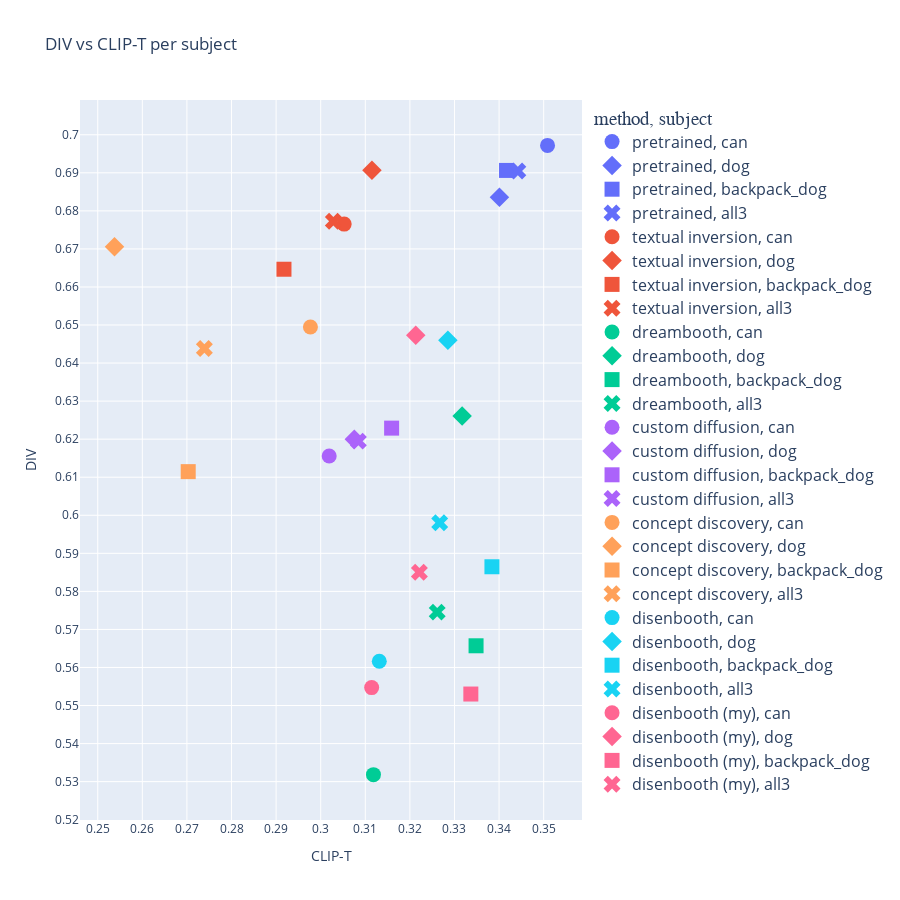

The notebook cell saved with this chart:
### Code cell
import plotly.express as px
import plotly.io as pio
from matplotlib import pyplot as plt
from matplotlib.pyplot import figure

figure(figsize=(4, 4), dpi=80)

dfc = df2[df2['name'] != 'real images']
fig = px.scatter(dfc, color='name', y='DIV', x='CLIP-T', symbol='subject', title="DIV vs CLIP-T per subject ",
                 labels={
                     "DIV": "DIV",
                     "CLIP-T": "CLIP-T",
                     "name": "method"
                 }, 
#                 error_y='error DIV', 
#                 error_x='error CLIP-T',
                    width=900, height=900
)
fig.update_layout(showlegend=True, legend=dict(
    title_font_family='Courier New',
    font=dict(
        size=16
    )
))
fig.update_traces(marker=dict(size=15))

fig.update_yaxes(nticks=20)
fig.update_xaxes(nticks=20)

fig.show()

### Figure 1 — Plotly figure (JSON) as saved in the notebook; plotly's stock layout.template omitted (floating-point values rounded to 4 significant figures)
{"data": [{"hovertemplate": "method=pretrained<br>subject=can<br>CLIP-T=%{x}<br>DIV=%{y}<extra></extra>", "legendgroup": "pretrained, can", "marker": {"color": "#636efa", "size": 15, "symbol": "circle"}, "mode": "markers", "name": "pretrained, can", "orientation": "v", "showlegend": true, "type": "scatter", "x": [0.3509], "xaxis": "x", "y": [0.6972], "yaxis": "y"}, {"hovertemplate": "method=pretrained<br>subject=dog<br>CLIP-T=%{x}<br>DIV=%{y}<extra></extra>", "legendgroup": "pretrained, dog", "marker": {"color": "#636efa", "size": 15, "symbol": "diamond"}, "mode": "markers", "name": "pretrained, dog", "orientation": "v", "showlegend": true, "type": "scatter", "x": [0.3401], "xaxis": "x", "y": [0.6836], "yaxis": "y"}, {"hovertemplate": "method=pretrained<br>subject=backpack_dog<br>CLIP-T=%{x}<br>DIV=%{y}<extra></extra>", "legendgroup": "pretrained, backpack_dog", "marker": {"color": "#636efa", "size": 15, "symbol": "square"}, "mode": "markers", "name": "pretrained, backpack_dog", "orientation": "v", "showlegend": true, "type": "scatter", "x": [0.3417], "xaxis": "x", "y": [0.6906], "yaxis": "y"}, {"hovertemplate": "method=pretrained<br>subject=all3<br>CLIP-T=%{x}<br>DIV=%{y}<extra></extra>", "legendgroup": "pretrained, all3", "marker": {"color": "#636efa", "size": 15, "symbol": "x"}, "mode": "markers", "name": "pretrained, all3", "orientation": "v", "showlegend": true, "type": "scatter", "x": [0.3442], "xaxis": "x", "y": [0.6905], "yaxis": "y"}, {"hovertemplate": "method=textual inversion<br>subject=can<br>CLIP-T=%{x}<br>DIV=%{y}<extra></extra>", "legendgroup": "textual inversion, can", "marker": {"color": "#EF553B", "size": 15, "symbol": "circle"}, "mode": "markers", "name": "textual inversion, can", "orientation": "v", "showlegend": true, "type": "scatter", "x": [0.3053], "xaxis": "x", "y": [0.6765], "yaxis": "y"}, {"hovertemplate": "method=textual inversion<br>subject=dog<br>CLIP-T=%{x}<br>DIV=%{y}<extra></extra>", "legendgroup": "textual inversion, dog", "marker": {"color": "#EF553B", "size": 15, "symbol": "diamond"}, "mode": "markers", "name": "textual inversion, dog", "orientation": "v", "showlegend": true, "type": "scatter", "x": [0.3115], "xaxis": "x", "y": [0.6907], "yaxis": "y"}, {"hovertemplate": "method=textual inversion<br>subject=backpack_dog<br>CLIP-T=%{x}<br>DIV=%{y}<extra></extra>", "legendgroup": "textual inversion, backpack_dog", "marker": {"color": "#EF553B", "size": 15, "symbol": "square"}, "mode": "markers", "name": "textual inversion, backpack_dog", "orientation": "v", "showlegend": true, "type": "scatter", "x": [0.2918], "xaxis": "x", "y": [0.6647], "yaxis": "y"}, {"hovertemplate": "method=textual inversion<br>subject=all3<br>CLIP-T=%{x}<br>DIV=%{y}<extra></extra>", "legendgroup": "textual inversion, all3", "marker": {"color": "#EF553B", "size": 15, "symbol": "x"}, "mode": "markers", "name": "textual inversion, all3", "orientation": "v", "showlegend": true, "type": "scatter", "x": [0.3028], "xaxis": "x", "y": [0.6773], "yaxis": "y"}, {"hovertemplate": "method=dreambooth<br>subject=can<br>CLIP-T=%{x}<br>DIV=%{y}<extra></extra>", "legendgroup": "dreambooth, can", "marker": {"color": "#00cc96", "size": 15, "symbol": "circle"}, "mode": "markers", "name": "dreambooth, can", "orientation": "v", "showlegend": true, "type": "scatter", "x": [0.3118], "xaxis": "x", "y": [0.5318], "yaxis": "y"}, {"hovertemplate": "method=dreambooth<br>subject=dog<br>CLIP-T=%{x}<br>DIV=%{y}<extra></extra>", "legendgroup": "dreambooth, dog", "marker": {"color": "#00cc96", "size": 15, "symbol": "diamond"}, "mode": "markers", "name": "dreambooth, dog", "orientation": "v", "showlegend": true, "type": "scatter", "x": [0.3317], "xaxis": "x", "y": [0.6261], "yaxis": "y"}, {"hovertemplate": "method=dreambooth<br>subject=backpack_dog<br>CLIP-T=%{x}<br>DIV=%{y}<extra></extra>", "legendgroup": "dreambooth, backpack_dog", "marker": {"color": "#00cc96", "size": 15, "symbol": "square"}, "mode": "markers", "name": "dreambooth, backpack_dog", "orientation": "v", "showlegend": true, "type": "scatter", "x": [0.3348], "xaxis": "x", "y": [0.5657], "yaxis": "y"}, {"hovertemplate": "method=dreambooth<br>subject=all3<br>CLIP-T=%{x}<br>DIV=%{y}<extra></extra>", "legendgroup": "dreambooth, all3", "marker": {"color": "#00cc96", "size": 15, "symbol": "x"}, "mode": "markers", "name": "dreambooth, all3", "orientation": "v", "showlegend": true, "type": "scatter", "x": [0.3261], "xaxis": "x", "y": [0.5745], "yaxis": "y"}, {"hovertemplate": "method=custom diffusion<br>subject=can<br>CLIP-T=%{x}<br>DIV=%{y}<extra></extra>", "legendgroup": "custom diffusion, can", "marker": {"color": "#ab63fa", "size": 15, "symbol": "circle"}, "mode": "markers", "name": "custom diffusion, can", "orientation": "v", "showlegend": true, "type": "scatter", "x": [0.3019], "xaxis": "x", "y": [0.6156], "yaxis": "y"}, {"hovertemplate": "method=custom diffusion<br>subject=dog<br>CLIP-T=%{x}<br>DIV=%{y}<extra></extra>", "legendgroup": "custom diffusion, dog", "marker": {"color": "#ab63fa", "size": 15, "symbol": "diamond"}, "mode": "markers", "name": "custom diffusion, dog", "orientation": "v", "showlegend": true, "type": "scatter", "x": [0.3075], "xaxis": "x", "y": [0.62], "yaxis": "y"}, {"hovertemplate": "method=custom diffusion<br>subject=backpack_dog<br>CLIP-T=%{x}<br>DIV=%{y}<extra></extra>", "legendgroup": "custom diffusion, backpack_dog", "marker": {"color": "#ab63fa", "size": 15, "symbol": "square"}, "mode": "markers", "name": "custom diffusion, backpack_dog", "orientation": "v", "showlegend": true, "type": "scatter", "x": [0.3159], "xaxis": "x", "y": [0.6229], "yaxis": "y"}, {"hovertemplate": "method=custom diffusion<br>subject=all3<br>CLIP-T=%{x}<br>DIV=%{y}<extra></extra>", "legendgroup": "custom diffusion, all3", "marker": {"color": "#ab63fa", "size": 15, "symbol": "x"}, "mode": "markers", "name": "custom diffusion, all3", "orientation": "v", "showlegend": true, "type": "scatter", "x": [0.3084], "xaxis": "x", "y": [0.6195], "yaxis": "y"}, {"hovertemplate": "method=concept discovery<br>subject=can<br>CLIP-T=%{x}<br>DIV=%{y}<extra></extra>", "legendgroup": "concept discovery, can", "marker": {"color": "#FFA15A", "size": 15, "symbol": "circle"}, "mode": "markers", "name": "concept discovery, can", "orientation": "v", "showlegend": true, "type": "scatter", "x": [0.2977], "xaxis": "x", "y": [0.6495], "yaxis": "y"}, {"hovertemplate": "method=concept discovery<br>subject=dog<br>CLIP-T=%{x}<br>DIV=%{y}<extra></extra>", "legendgroup": "concept discovery, dog", "marker": {"color": "#FFA15A", "size": 15, "symbol": "diamond"}, "mode": "markers", "name": "concept discovery, dog", "orientation": "v", "showlegend": true, "type": "scatter", "x": [0.2538], "xaxis": "x", "y": [0.6706], "yaxis": "y"}, {"hovertemplate": "method=concept discovery<br>subject=backpack_dog<br>CLIP-T=%{x}<br>DIV=%{y}<extra></extra>", "legendgroup": "concept discovery, backpack_dog", "marker": {"color": "#FFA15A", "size": 15, "symbol": "square"}, "mode": "markers", "name": "concept discovery, backpack_dog", "orientation": "v", "showlegend": true, "type": "scatter", "x": [0.2703], "xaxis": "x", "y": [0.6115], "yaxis": "y"}, {"hovertemplate": "method=concept discovery<br>subject=all3<br>CLIP-T=%{x}<br>DIV=%{y}<extra></extra>", "legendgroup": "concept discovery, all3", "marker": {"color": "#FFA15A", "size": 15, "symbol": "x"}, "mode": "markers", "name": "concept discovery, all3", "orientation": "v", "showlegend": true, "type": "scatter", "x": [0.2739], "xaxis": "x", "y": [0.6438], "yaxis": "y"}, {"hovertemplate": "method=disenbooth<br>subject=can<br>CLIP-T=%{x}<br>DIV=%{y}<extra></extra>", "legendgroup": "disenbooth, can", "marker": {"color": "#19d3f3", "size": 15, "symbol": "circle"}, "mode": "markers", "name": "disenbooth, can", "orientation": "v", "showlegend": true, "type": "scatter", "x": [0.3131], "xaxis": "x", "y": [0.5616], "yaxis": "y"}, {"hovertemplate": "method=disenbooth<br>subject=dog<br>CLIP-T=%{x}<br>DIV=%{y}<extra></extra>", "legendgroup": "disenbooth, dog", "marker": {"color": "#19d3f3", "size": 15, "symbol": "diamond"}, "mode": "markers", "name": "disenbooth, dog", "orientation": "v", "showlegend": true, "type": "scatter", "x": [0.3285], "xaxis": "x", "y": [0.646], "yaxis": "y"}, {"hovertemplate": "method=disenbooth<br>subject=backpack_dog<br>CLIP-T=%{x}<br>DIV=%{y}<extra></extra>", "legendgroup": "disenbooth, backpack_dog", "marker": {"color": "#19d3f3", "size": 15, "symbol": "square"}, "mode": "markers", "name": "disenbooth, backpack_dog", "orientation": "v", "showlegend": true, "type": "scatter", "x": [0.3384], "xaxis": "x", "y": [0.5865], "yaxis": "y"}, {"hovertemplate": "method=disenbooth<br>subject=all3<br>CLIP-T=%{x}<br>DIV=%{y}<extra></extra>", "legendgroup": "disenbooth, all3", "marker": {"color": "#19d3f3", "size": 15, "symbol": "x"}, "mode": "markers", "name": "disenbooth, all3", "orientation": "v", "showlegend": true, "type": "scatter", "x": [0.3267], "xaxis": "x", "y": [0.598], "yaxis": "y"}, {"hovertemplate": "method=disenbooth (my)<br>subject=can<br>CLIP-T=%{x}<br>DIV=%{y}<extra></extra>", "legendgroup": "disenbooth (my), can", "marker": {"color": "#FF6692", "size": 15, "symbol": "circle"}, "mode": "markers", "name": "disenbooth (my), can", "orientation": "v", "showlegend": true, "type": "scatter", "x": [0.3114], "xaxis": "x", "y": [0.5547], "yaxis": "y"}, {"hovertemplate": "method=disenbooth (my)<br>subject=dog<br>CLIP-T=%{x}<br>DIV=%{y}<extra></extra>", "legendgroup": "disenbooth (my), dog", "marker": {"color": "#FF6692", "size": 15, "symbol": "diamond"}, "mode": "markers", "name": "disenbooth (my), dog", "orientation": "v", "showlegend": true, "type": "scatter", "x": [0.3213], "xaxis": "x", "y": [0.6473], "yaxis": "y"}, {"hovertemplate": "method=disenbooth (my)<br>subject=backpack_dog<br>CLIP-T=%{x}<br>DIV=%{y}<extra></extra>", "legendgroup": "disenbooth (my), backpack_dog", "marker": {"color": "#FF6692", "size": 15, "symbol": "square"}, "mode": "markers", "name": "disenbooth (my), backpack_dog", "orientation": "v", "showlegend": true, "type": "scatter", "x": [0.3337], "xaxis": "x", "y": [0.553], "yaxis": "y"}, {"hovertemplate": "method=disenbooth (my)<br>subject=all3<br>CLIP-T=%{x}<br>DIV=%{y}<extra></extra>", "legendgroup": "disenbooth (my), all3", "marker": {"color": "#FF6692", "size": 15, "symbol": "x"}, "mode": "markers", "name": "disenbooth (my), all3", "orientation": "v", "showlegend": true, "type": "scatter", "x": [0.3221], "xaxis": "x", "y": [0.585], "yaxis": "y"}], "layout": {"height": 900, "legend": {"font": {"size": 16}, "title": {"font": {"family": "Courier New"}, "text": "method, subject"}, "tracegroupgap": 0}, "showlegend": true, "title": {"text": "DIV vs CLIP-T per subject "}, "width": 900, "xaxis": {"anchor": "y", "autorange": true, "domain": [0, 1], "nticks": 20, "range": [0.2461, 0.3585], "title": {"text": "CLIP-T"}, "type": "linear"}, "yaxis": {"anchor": "x", "autorange": true, "domain": [0, 1], "nticks": 20, "range": [0.5199, 0.7091], "title": {"text": "DIV"}, "type": "linear"}}}
